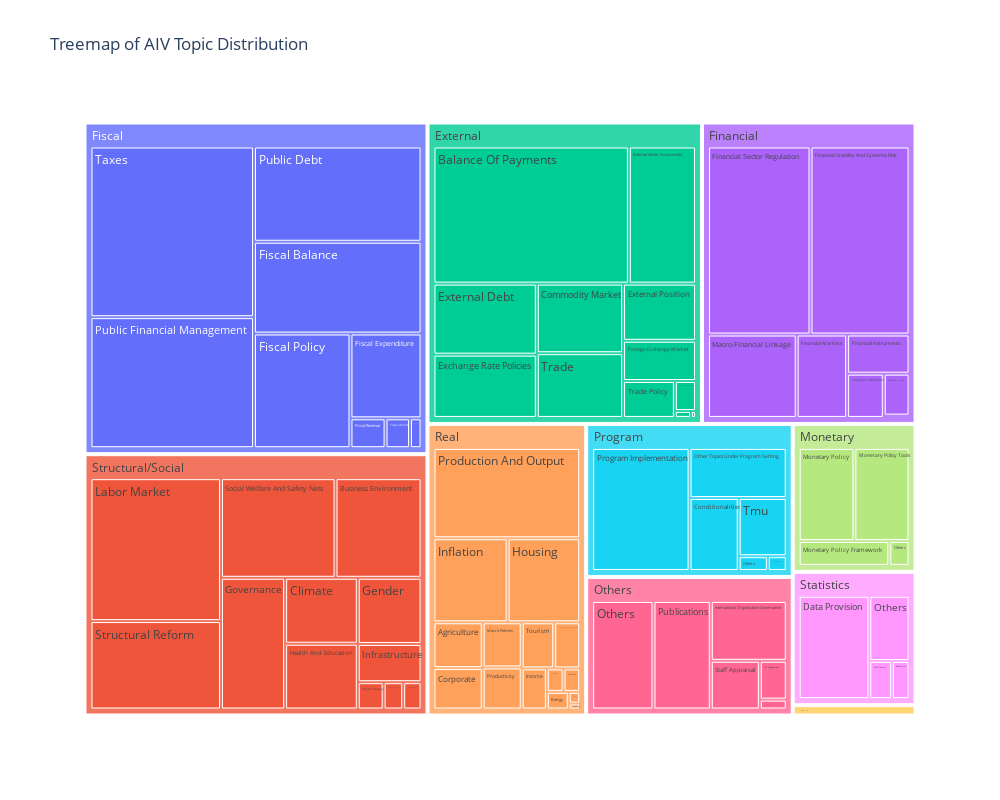

Source (notebook cell):
### Code cell
import plotly.express as px
import pandas as pd

# Create the treemap
fig = px.treemap(collapsed_df, 
                 path=['level_0', 'level_1'], 
                 values='File_Name',
                 #color='Name',
                 #color_continuous_scale='RdBu',
                 width=1000, 
                 height=800,
                 title="Treemap of AIV Topic Distribution")
fig.update_traces(hovertemplate='labels=%{label}<br>total_count=%{value}<extra></extra>')
# Show the plot
fig.show()

### Figure 1 — Plotly figure (JSON) as saved in the notebook; plotly's stock layout.template omitted (floating-point values rounded to 4 significant figures)
{"data": [{"branchvalues": "total", "domain": {"x": [0, 1], "y": [0, 1]}, "hovertemplate": "labels=%{label}<br>total_count=%{value}<extra></extra>", "ids": ["Real/Agriculture", "Statistical Analysis/Analytics", "Others/Authorities' View", "External/Balance Of Payments", "Real/Business Cycle", "Structural/Social/Business Environment", "Structural/Social/Climate", "External/Commodity Market", "Program/Conditionalities", "Real/Corporate", "Statistics/Data Provision", "Statistics/Data Sources", "Statistics/Definations", "Structural/Social/Digital Money", "Real/Energy", "External/Exchange Rate Policies", "External/External Debt", "External/External Economic Environment", "External/External Position", "External/External Sector And Economic Growth", "External/External Sector Assessment", "Financial/Financial Crises", "Structural/Social/Financial Inclusion", "Financial/Financial Institutions", "Financial/Financial Instruments", "Financial/Financial Markets", "Financial/Financial Sector Regulation", "Financial/Financial Stability And Systemic Risk", "Fiscal/Fiscal Balance", "Fiscal/Fiscal Deficit", "Fiscal/Fiscal Expenditure", "Fiscal/Fiscal Policy", "Fiscal/Fiscal Revenue", "Real/Fishing", "Statistical Analysis/Forecast", "External/Foreign Exchange Market", "Real/Forestry", "Structural/Social/Gender", "External/Global Economic Environment", "Structural/Social/Governance", "Structural/Social/Health And Education", "Real/Housing", "Others/Ifis Engagement", "Real/Income", "Real/Inflation", "Structural/Social/Infrastructure", "Others/International Organization Governance", "Real/Investment And Capital Formation", "Structural/Social/Labor Market", "Real/Macro Policies", "Financial/Macro-Financial Linkage", "Real/Mining", "Monetary/Monetary Policy", "Monetary/Monetary Policy Framework", "Monetary/Monetary Policy Tools", "Program/Other Topics Under Program Setting", "Financial/Others", "Fiscal/Others", "Monetary/Others", "Others/Others", "Program/Others", "Statistics/Others", "Real/Production And Output", "Real/Productivity", "Program/Program Implementation", "Real/Projections", "Fiscal/Public Debt", "Fiscal/Public Financial Management", "Others/Publications", "Structural/Social/Social Welfare And Safety Nets", "Others/Staff Appraisal", "Program/Staff Appraisal", "Structural/Social/Structural Reform", "Structural/Social/Sustainable Growth", "Fiscal/Taxes", "Program/Tmu", "Real/Tourism", "External/Trade", "External/Trade Policy", "External", "Financial", "Fiscal", "Monetary", "Others", "Program", "Real", "Statistical Analysis", "Statistics", "Structural/Social"], "labels": ["Agriculture", "Analytics", "Authorities' View", "Balance Of Payments", "Business Cycle", "Business Environment", "Climate", "Commodity Market", "Conditionalities", "Corporate", "Data Provision", "Data Sources", "Definations", "Digital Money", "Energy", "Exchange Rate Policies", "External Debt", "External Economic Environment", "External Position", "External Sector And Economic Growth", "External Sector Assessment", "Financial Crises", "Financial Inclusion", "Financial Institutions", "Financial Instruments", "Financial Markets", "Financial Sector Regulation", "Financial Stability And Systemic Risk", "Fiscal Balance", "Fiscal Deficit", "Fiscal Expenditure", "Fiscal Policy", "Fiscal Revenue", "Fishing", "Forecast", "Foreign Exchange Market", "Forestry", "Gender", "Global Economic Environment", "Governance", "Health And Education", "Housing", "Ifis Engagement", "Income", "Inflation", "Infrastructure", "International Organization Governance", "Investment And Capital Formation", "Labor Market", "Macro Policies", "Macro-Financial Linkage", "Mining", "Monetary Policy", "Monetary Policy Framework", "Monetary Policy Tools", "Other Topics Under Program Setting", "Others", "Others", "Others", "Others", "Others", "Others", "Production And Output", "Productivity", "Program Implementation", "Projections", "Public Debt", "Public Financial Management", "Publications", "Social Welfare And Safety Nets", "Staff Appraisal", "Staff Appraisal", "Structural Reform", "Sustainable Growth", "Taxes", "Tmu", "Tourism", "Trade", "Trade Policy", "External", "Financial", "Fiscal", "Monetary", "Others", "Program", "Real", "Statistical Analysis", "Statistics", "Structural/Social"], "name": "", "parents": ["Real", "Statistical Analysis", "Others", "External", "Real", "Structural/Social", "Structural/Social", "External", "Program", "Real", "Statistics", "Statistics", "Statistics", "Structural/Social", "Real", "External", "External", "External", "External", "External", "External", "Financial", "Structural/Social", "Financial", "Financial", "Financial", "Financial", "Financial", "Fiscal", "Fiscal", "Fiscal", "Fiscal", "Fiscal", "Real", "Statistical Analysis", "External", "Real", "Structural/Social", "External", "Structural/Social", "Structural/Social", "Real", "Others", "Real", "Real", "Structural/Social", "Others", "Real", "Structural/Social", "Real", "Financial", "Real", "Monetary", "Monetary", "Monetary", "Program", "Financial", "Fiscal", "Monetary", "Others", "Program", "Statistics", "Real", "Real", "Program", "Real", "Fiscal", "Fiscal", "Others", "Structural/Social", "Others", "Program", "Structural/Social", "Structural/Social", "Fiscal", "Program", "Real", "External", "External", "", "", "", "", "", "", "", "", "", ""], "type": "treemap", "values": [1422, 539, 188, 16287, 248, 5248, 2935, 3648, 2479, 1286, 5465, 644, 502, 433, 244, 3972, 4460, 385, 2535, 68, 5593, 664, 306, 1000, 1504, 2588, 11876, 11463, 9166, 435, 3592, 6597, 625, 42, 125, 1783, 246, 2583, 21, 5177, 2929, 3850, 740, 652, 3932, 1494, 3221, 756, 11427, 1112, 4556, 85, 3773, 1640, 3729, 3361, 37, 205, 366, 4717, 297, 1959, 8364, 1035, 8284, 1, 9516, 12775, 4415, 6992, 1695, 192, 7069, 327, 16642, 1931, 945, 3394, 1163, 43309, 33688, 59553, 9508, 14976, 16544, 24220, 664, 8570, 46920]}], "layout": {"height": 800, "legend": {"tracegroupgap": 0}, "title": {"text": "Treemap of AIV Topic Distribution"}, "width": 1000}}
